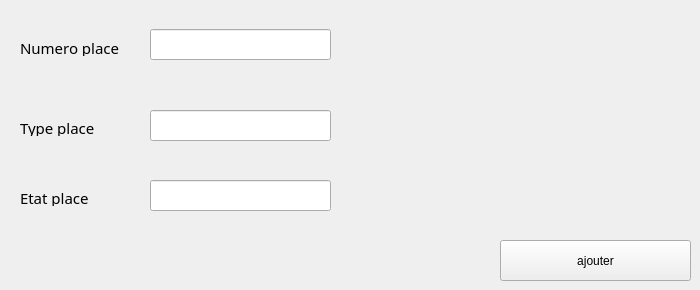
         <widget class="QWidget" name="tab_16">
          <attribute name="title">
           <string>ajouter place</string>
          </attribute>
          <widget class="QLabel" name="label_11">
           <property name="geometry">
            <rect>
             <x>20</x>
             <y>40</y>
             <width>111</width>
             <height>16</height>
            </rect>
           </property>
           <property name="font">
            <font>
             <family>Eras Bold ITC</family>
             <pointsize>11</pointsize>
            </font>
           </property>
           <property name="text">
            <string>Numero place</string>
           </property>
          </widget>
          <widget class="QLabel" name="label_13">
           <property name="geometry">
            <rect>
             <x>20</x>
             <y>120</y>
             <width>111</width>
             <height>16</height>
            </rect>
           </property>
           <property name="font">
            <font>
             <family>Eras Bold ITC</family>
             <pointsize>11</pointsize>
            </font>
           </property>
           <property name="text">
            <string>Type place</string>
           </property>
          </widget>
          <widget class="QLabel" name="label_14">
           <property name="geometry">
            <rect>
             <x>20</x>
             <y>190</y>
             <width>111</width>
             <height>16</height>
            </rect>
           </property>
           <property name="font">
            <font>
             <family>Eras Bold ITC</family>
             <pointsize>11</pointsize>
            </font>
           </property>
           <property name="text">
            <string>Etat place</string>
           </property>
          </widget>
          <widget class="QLineEdit" name="lineEdit_num">
           <property name="geometry">
            <rect>
             <x>150</x>
             <y>29</y>
             <width>181</width>
             <height>31</height>
            </rect>
           </property>
          </widget>
          <widget class="QLineEdit" name="lineEdit_typeplace">
           <property name="geometry">
            <rect>
             <x>150</x>
             <y>110</y>
             <width>181</width>
             <height>31</height>
            </rect>
           </property>
          </widget>
          <widget class="QLineEdit" name="lineEdit_etatplace">
           <property name="geometry">
            <rect>
             <x>150</x>
             <y>180</y>
             <width>181</width>
             <height>31</height>
            </rect>
           </property>
          </widget>
          <widget class="QPushButton" name="ajouter_place">
           <property name="geometry">
            <rect>
             <x>500</x>
             <y>240</y>
             <width>191</width>
             <height>41</height>
            </rect>
           </property>
           <property name="text">
            <string>ajouter</string>
           </property>
          </widget>
         </widget>
